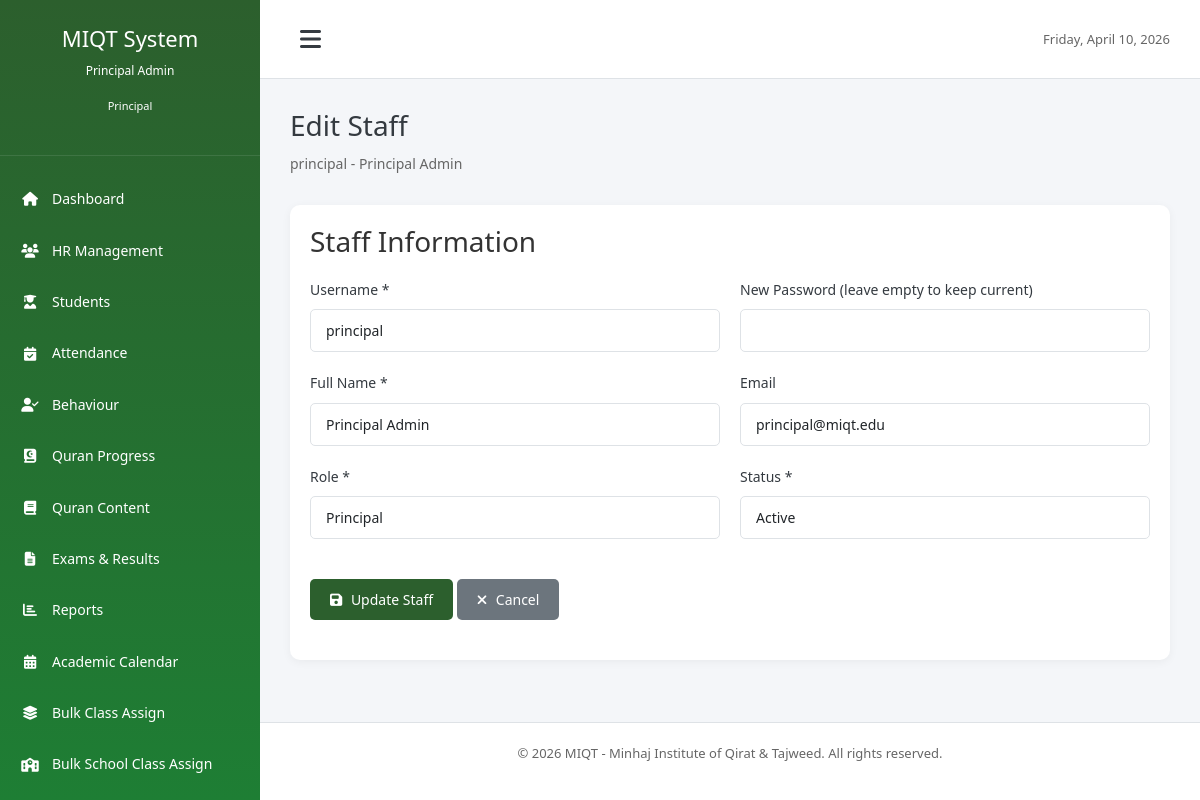
The app's page /modules/hr/edit_staff.php?id=1 (signed in) with its own data.
### tables this page shows
CREATE TABLE `users` (
  `id` int(11) NOT NULL,
  `username` varchar(100) NOT NULL,
  `password` varchar(255) NOT NULL,
  `email` varchar(150) DEFAULT NULL,
  `full_name` varchar(200) NOT NULL,
  `role` enum('principal','vice_principal','coordinator','teacher','admin','student','parent','staff') NOT NULL,
  `status` enum('active','inactive') DEFAULT 'active',
  `created_at` timestamp NOT NULL DEFAULT current_timestamp(),
  `updated_at` timestamp NOT NULL DEFAULT current_timestamp() ON UPDATE current_timestamp()
);

### modules/hr/edit_staff.php (the view, shortened to what this page needs)
<?php
require_once '../../config/database.php';
$staff_id = isset($_GET['id']) ? (int)$_GET['id'] : 0;
$sql = "SELECT * FROM users WHERE id = ? AND role IN ('staff', 'principal', 'vice_principal', 'coordinator')";
$stmt = $db->prepare($sql);
$stmt->execute([$staff_id]);
$staff = $stmt->fetch();
require_once '../../includes/header.php';
?>
<div class="page-header">
    <h1 class="page-title">Edit Staff</h1>
    <p class="subtitle"><?php echo htmlspecialchars($staff['username']); ?> - <?php echo htmlspecialchars($staff['full_name']); ?></p>
</div>
<div class="dashboard-card">
    <div class="card-body">
        <form method="POST" action="">
            <h3 class="mb-20">Staff Information</h3>
            <div class="form-row">
                <div class="form-group">
                    <label for="username">Username *</label>
                    <input type="text" name="username" id="username" class="form-control"
                           value="<?php echo htmlspecialchars($staff['username']); ?>" required>
                </div>
                <div class="form-group">
                    <label for="password">New Password (leave empty to keep current)</label>
                    <input type="password" name="password" id="password" class="form-control">
                </div>
            </div>
            <div class="form-row">
                <div class="form-group">
                    <label for="full_name">Full Name *</label>
                    <input type="text" name="full_name" id="full_name" class="form-control"
                           value="<?php echo htmlspecialchars($staff['full_name']); ?>" required>
                </div>
                <div class="form-group">
                    <label for="email">Email</label>
                    <input type="email" name="email" id="email" class="form-control"
                           value="<?php echo htmlspecialchars($staff['email'] ?? ''); ?>">
                </div>
            </div>
            <div class="form-row">
                <div class="form-group">
                    <label for="role">Role *</label>
                    <select name="role" id="role" class="form-control" required>
                        <option value="principal" <?php echo ($staff['role'] == 'principal') ? 'selected' : ''; ?>>Principal</option>
                    </select>
                </div>
                <div class="form-group">
                    <label for="status">Status *</label>
                    <select name="status" id="status" class="form-control" required>
                        <option value="active" <?php echo ($staff['status'] == 'active') ? 'selected' : ''; ?>>Active</option>
                    </select>
                </div>
            </div>
            <div class="form-group mt-20">
                <button type="submit" class="btn btn-primary">
                    <i class="fas fa-save"></i> Update Staff
                </button>
                <a href="view_staff.php?id=<?php echo $staff_id; ?>" class="btn btn-secondary">
                    <i class="fas fa-times"></i> Cancel
                </a>
            </div>
        </form>
    </div>
</div>
<?php require_once '../../includes/footer.php'; ?>

### assets/css/style.css (style rules this page uses)
* { margin: 0; padding: 0; box-sizing: border-box; }
:root { --primary-color: #2c5f2d; --secondary-color: #1e7e34; --success-color: #28a745; --danger-color: #dc3545; --warning-color: #ffc107; --info-color: #17a2b8; --light-color: #f8f9fa; --dark-color: #343a40; --border-color: #dee2e6; --sidebar-width: 260px; --sidebar-collapsed-width: 72px; }
body { font-family: 'Jameel Noori Nastaleeq', 'Segoe UI', Tahoma, Geneva, Verdana, sans-serif; font-size: 14px; line-height: 1.6; color: #333; background-color: #f4f6f9; }
* { font-variant-ligatures: normal; text-rendering: optimizeLegibility; }
.page-title { font-size: 28px; margin-bottom: 10px; color: var(--dark-color); }
.subtitle { font-size: 14px; color: #666; margin-bottom: 30px; }
.dashboard-card { background: white; border-radius: 10px; box-shadow: 0 2px 10px rgba(0,0,0,0.05); overflow: hidden; }
.card-body { padding: 20px; }
.form-group { margin-bottom: 20px; }
.form-group label { display: block; margin-bottom: 8px; font-weight: 500; color: var(--dark-color); }
.form-control { width: 100%; padding: 10px 15px; border: 1px solid var(--border-color); border-radius: 5px; font-size: 14px; transition: border-color 0.3s; }
.form-row { display: grid; grid-template-columns: repeat(auto-fit, minmax(250px, 1fr)); gap: 20px; }
select.form-control { cursor: pointer; }
.btn { display: inline-block; padding: 10px 20px; border: none; border-radius: 5px; font-size: 14px; cursor: pointer; text-decoration: none; transition: all 0.3s; text-align: center; }
.btn-primary { background: var(--primary-color); color: white; }
.btn-secondary { background: #6c757d; color: white; }
.btn i { margin-right: 5px; }
.mb-20 { margin-bottom: 20px; }
.mt-20 { margin-top: 20px; }

### records on screen
users: username "principal", full_name "Principal Admin", email "principal@miqt.edu", role "Principal", status "Active"

### other values on screen
getUserName() "Principal Admin"
str_replace('_', ' ', getUserRole()) "Principal"
